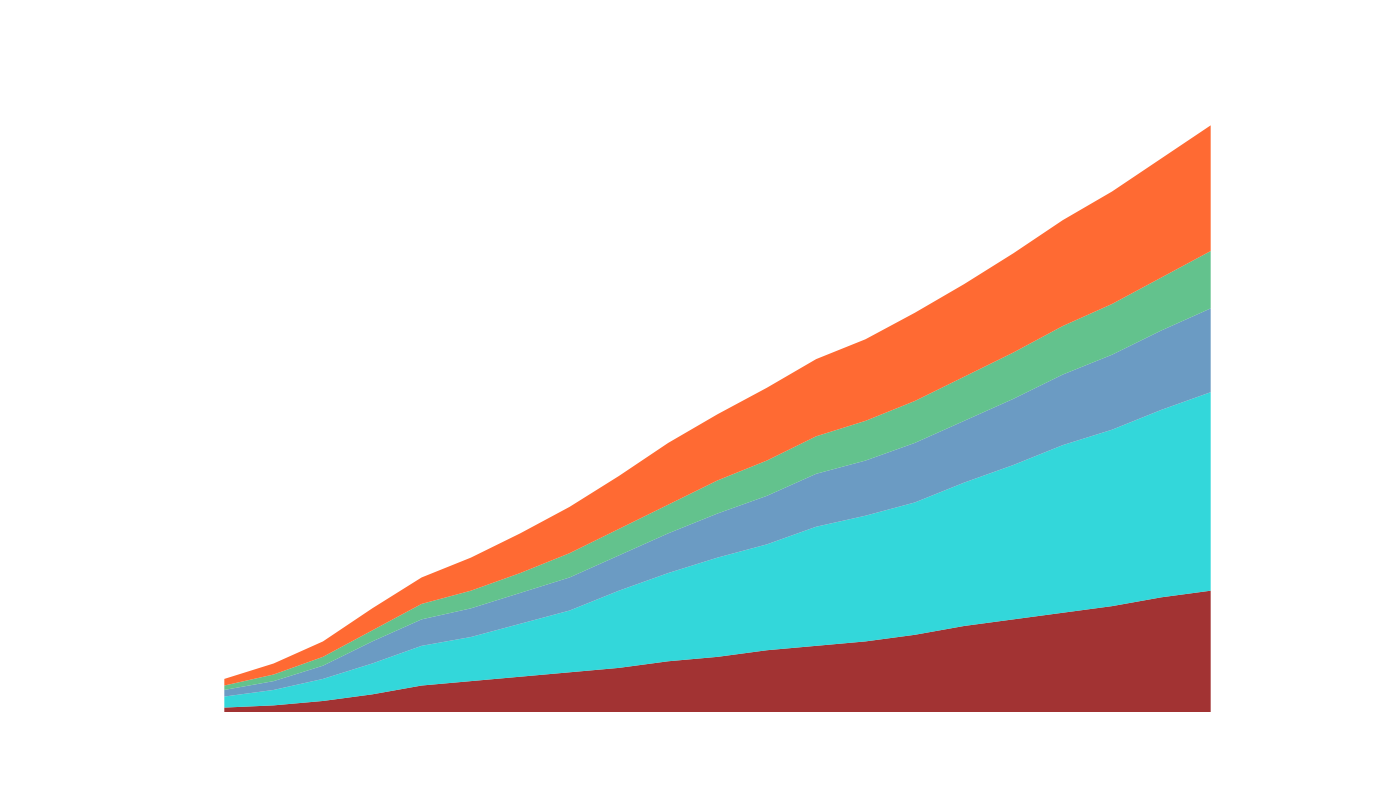

Source code (Python):
import matplotlib.pyplot as plt
import numpy as np

years = np.arange(2000, 2021)
migration_africa = np.array([2, 3, 5, 8, 12, 14, 16, 18, 20, 23, 25, 28, 30, 32, 35, 39, 42, 45, 48, 52, 55])
migration_asia = np.array([5, 7, 10, 14, 18, 20, 24, 28, 35, 40, 45, 48, 54, 57, 60, 65, 70, 76, 80, 85, 90])
migration_europe = np.array([3, 4, 6, 10, 12, 13, 14, 15, 16, 18, 20, 22, 24, 25, 27, 28, 30, 32, 34, 36, 38])
migration_namerica = np.array([2, 3, 4, 5, 7, 8, 9, 11, 12, 13, 15, 16, 17, 18, 19, 20, 21, 22, 23, 24, 26])
migration_samerica = np.array([3, 5, 7, 10, 12, 15, 18, 21, 24, 28, 30, 33, 35, 37, 40, 42, 45, 48, 51, 54, 57])

migration_data = np.vstack([migration_africa, migration_asia, migration_europe, migration_namerica, migration_samerica])

fig, ax = plt.subplots(figsize=(14, 8))

# Changed colors for the stacked area chart
ax.stackplot(years, migration_data, colors=['#8B0000', '#00CED1', '#4682B4', '#3CB371', '#FF4500'], alpha=0.8)

ax.set_xticks([])
ax.set_yticks([])
ax.spines['top'].set_visible(False)
ax.spines['right'].set_visible(False)
ax.spines['left'].set_visible(False)
ax.spines['bottom'].set_visible(False)

plt.show()
